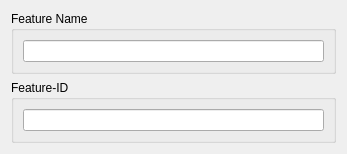
<?xml version="1.0" encoding="UTF-8"?>
<ui version="4.0">
 <class>CFeatureInfoEditorGuiComp</class>
 <widget class="QWidget" name="CFeatureInfoEditorGuiComp">
  <property name="geometry">
   <rect>
    <x>0</x>
    <y>0</y>
    <width>347</width>
    <height>130</height>
   </rect>
  </property>
  <property name="windowTitle">
   <string>Main Window</string>
  </property>
  <property name="styleSheet">
   <string notr="true"/>
  </property>
  <layout class="QVBoxLayout" name="verticalLayout">
   <item>
    <widget class="QGroupBox" name="NameGroup">
     <property name="title">
      <string>Feature Name</string>
     </property>
     <layout class="QHBoxLayout" name="horizontalLayout_2">
      <item>
       <widget class="QLineEdit" name="NameEdit"/>
      </item>
     </layout>
    </widget>
   </item>
   <item>
    <widget class="QGroupBox" name="IdGroup">
     <property name="title">
      <string>Feature-ID</string>
     </property>
     <layout class="QHBoxLayout" name="horizontalLayout_3">
      <item>
       <widget class="QLineEdit" name="IdEdit"/>
      </item>
     </layout>
    </widget>
   </item>
  </layout>
 </widget>
 <resources>
  <include location="../imtgui/imtgui.qrc"/>
 </resources>
 <connections/>
</ui>
